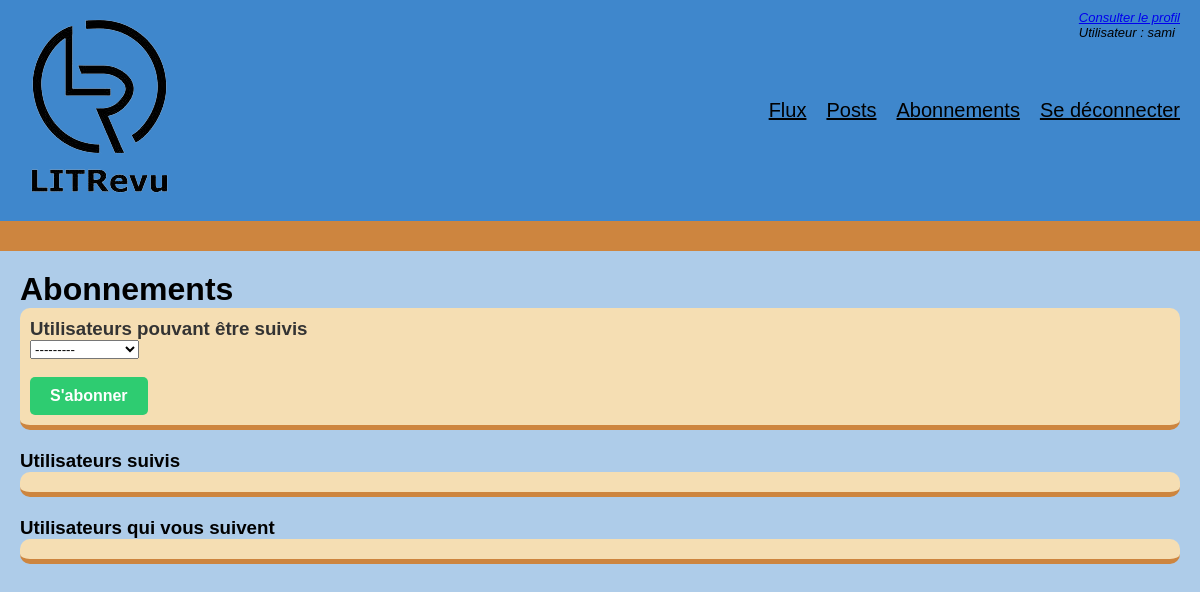
/subscription/ (signed in), run on an earlier commit of the app's database.
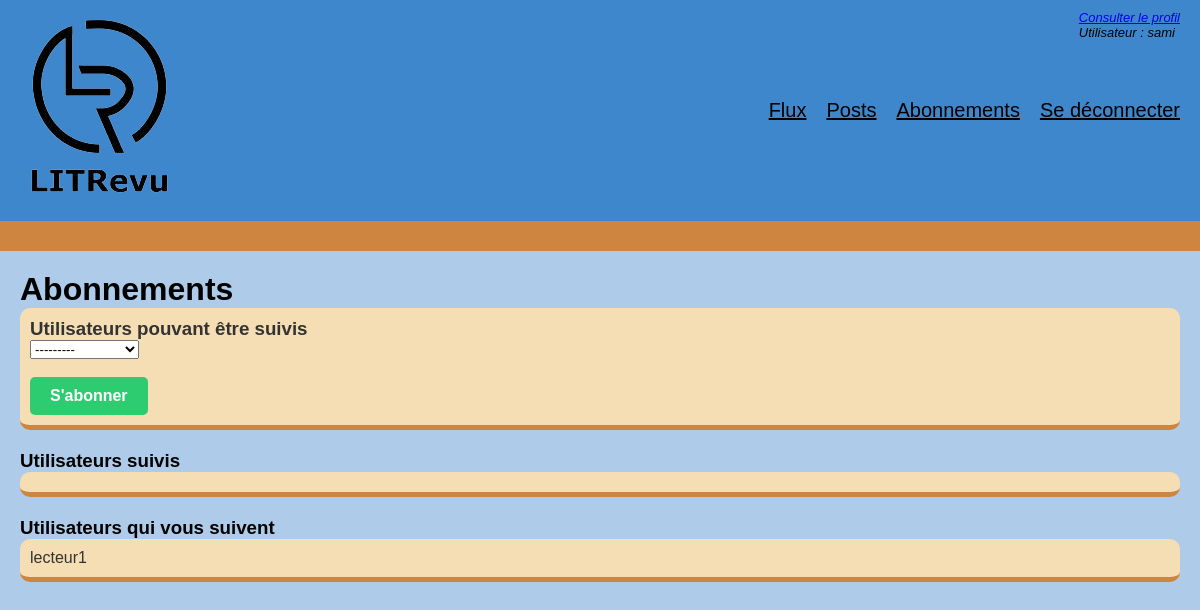
And on a later commit of the database.
### app_books/models.py (models this page shows)
class UserFollows(models.Model):
    user = models.ForeignKey(
        to=settings.AUTH_USER_MODEL, on_delete=models.CASCADE, related_name="following"
    )
    followed_user = models.ForeignKey(
        to=settings.AUTH_USER_MODEL,
        on_delete=models.CASCADE,
        related_name="followed_by",
    )
    class Meta:
        unique_together = (
            "user",
            "followed_user",
        )

### app_books/views.py (the view)
# urls.py: path("subscription/", views.subscription, name="subscription"),
@login_required
def subscription(request):
    already_following = request.user.following.all().values_list(
        "followed_user_id", flat=True
    )
    if request.method == "POST":
        form = SubscriptionForm(
            request.POST,
            users_to_follow=User.objects.exclude(id=request.user.id).exclude(
                id__in=already_following
            ),
        )
        if form.is_valid():
            followed_user = form.cleaned_data["users_to_follow"]
            user_follows = UserFollows(user=request.user, followed_user=followed_user)
            user_follows.save()
            return redirect("subscription")
    else:
        form = SubscriptionForm(
            users_to_follow=User.objects.exclude(id=request.user.id).exclude(
                id__in=already_following
            )
        )
    return render(request, "subscription.html", {"form": form})

### app_books/forms.py
class SubscriptionForm(forms.Form):
    users_to_follow = forms.ModelChoiceField(
        queryset=None,
        widget=forms.Select(attrs={"class": "form-control"}),
    )
    is_following = forms.BooleanField(
        required=False,
        initial=True,
        widget=forms.HiddenInput(),
    )
    users_to_follow.label = ""
    def __init__(self, *args, **kwargs):
        users_to_follow = kwargs.pop("users_to_follow", None)
        super().__init__(*args, **kwargs)
        self.fields["users_to_follow"].queryset = users_to_follow

### app_books/templates/subscription.html (shortened to what this page needs)
{% extends 'base.html' %}
{% load static %}
{% block content %}
<h1>Abonnements</h1>
<div class="users-subscription">
    <h3>Utilisateurs pouvant être suivis</h3>
    <form method="post">
        {{ form.as_p }}<br>
        <button class="button success-button" type="submit">S'abonner</button>
    </form>
</div>
<h3>Utilisateurs suivis</h3>
<div class="users-subscription">
</div>
<h3>Utilisateurs qui vous suivent</h3>
<div class="users-subscription">
    <form method="post">
        {% for follower in request.user.followed_by.all %}
        <div>
            {{ follower.user.username }}
        </div>
        {% endfor %}
    </form>
</div>
{% endblock %}

What changed in the data, as far as the page shows it:
added UserFollows: user.username "lecteur1"
